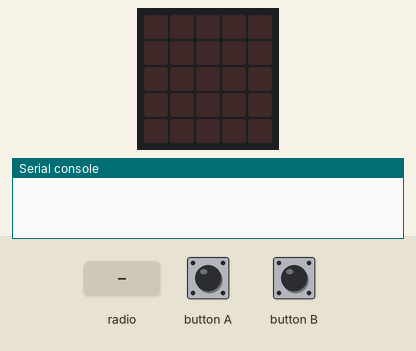
This program was run on a simulated BBC micro:bit (MakeCode). Parts: the board's 5×5 LED display, the last lines printed to the serial console. The inputs (shaded band) are chosen by the test bench. No radio messages arrive unless stated (any console line starting 'radio sent:' is added by the test bench).

Above: at 1.2 s.
1.3 s: button A pressed for 0.15 s
At 2.6 s:
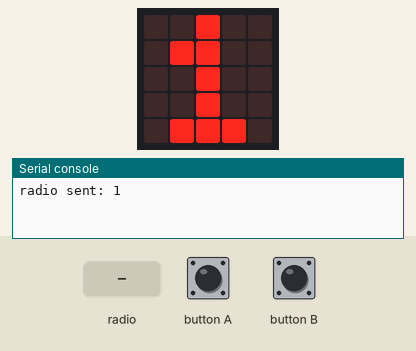
2.9 s: button B pressed for 0.15 s
At 3.9 s:
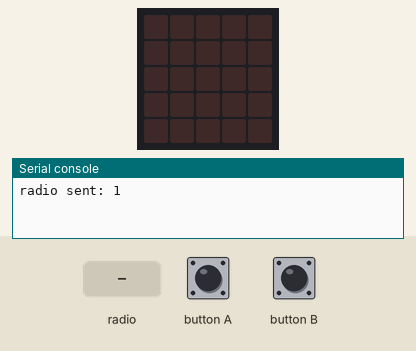
4.5 s: radio message "0" arrives
At 5.6 s:
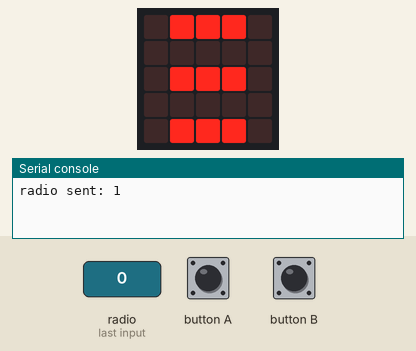
6.0 s: radio message "5" arrives
At 6.7 s:
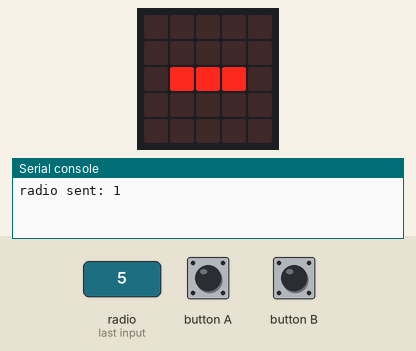
7.5 s: radio message "1" arrives
At 7.9 s:
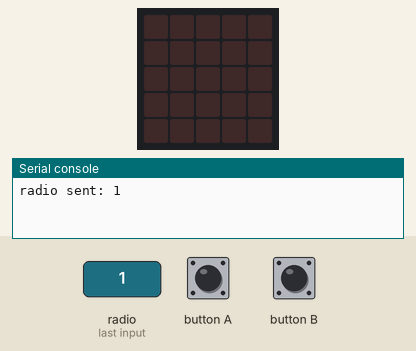
Timing chart, 0 to 10.0 s (numbered marks = the images above; inputs shaded):
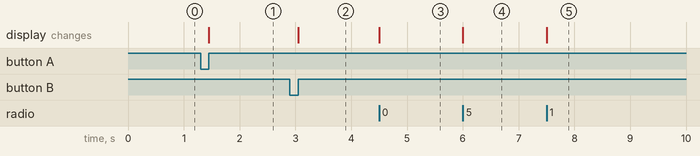

Measured:
- after the input at 1.3 s, the display: changes after 0.15 s (image 1)
- after the input at 2.9 s, the display: changes after 0.15 s (image 2)
- after the input at 4.5 s, the display: changes at once (image 3)
- after the input at 6.0 s, the display: changes at once (image 4)
- after the input at 7.5 s, the display: changes at once (image 5)

The program:

main.ts
```typescript
radio.onReceivedNumber(function (receivedNumber) {
    if (receivedNumber % bus1 == 0) {
        led.plot(1, 0)
        led.plot(2, 0)
        led.plot(3, 0)
    } else {
        led.unplot(1, 0)
        led.unplot(2, 0)
        led.unplot(3, 0)
    }
    if (receivedNumber % bus2 == 0) {
        led.plot(1, 2)
        led.plot(2, 2)
        led.plot(3, 2)
    } else {
        led.unplot(1, 2)
        led.unplot(2, 2)
        led.unplot(3, 2)
    }
    if (receivedNumber % bus3 == 0) {
        led.plot(1, 4)
        led.plot(2, 4)
        led.plot(3, 4)
    } else {
        led.unplot(1, 4)
        led.unplot(2, 4)
        led.unplot(3, 4)
    }
})
input.onButtonPressed(Button.A, function () {
    basic.showNumber(minutos)
    radio.sendNumber(minutos)
    minutos += 1
})
input.onButtonPressed(Button.B, function () {
    minutos = 1
    basic.clearScreen()
})
let bus3 = 0
let bus2 = 0
let bus1 = 0
let minutos = 0
radio.setGroup(1)
minutos = 1
bus1 = 2
bus2 = 5
bus3 = 10
```

test.ts
```typescript
// aquí va el archivo "tests"; esto no se compilará cuando este paquete se utilice como una extensión.
```
